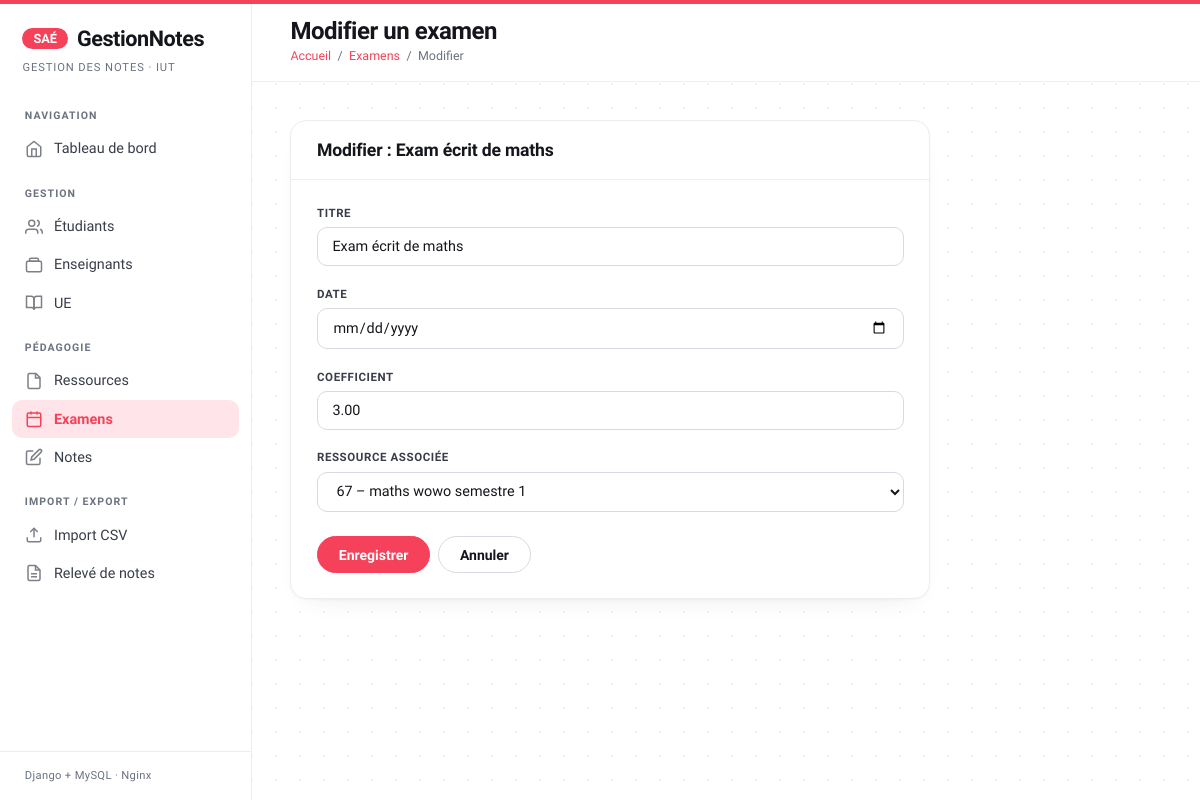
The app's page /examens/1/modifier/ with its own data.
### notes_app/models.py (models this page shows, shortened)
class Examen(models.Model):
    id_examen = models.AutoField(primary_key=True)
    titre = models.CharField(max_length=200, verbose_name="Titre")
    date = models.DateField(verbose_name="Date")
    coefficient = models.DecimalField(
        max_digits=4,
        decimal_places=2,
        default=1.0,
        verbose_name="Coefficient"
    )
    ressource = models.ForeignKey(
        Ressource,
        on_delete=models.CASCADE,
        related_name='examens',
        verbose_name="Ressource associée"
    )
    class Meta:
        db_table = 'examens'
        verbose_name = "Examen"
        verbose_name_plural = "Examens"
        ordering = ['-date']

### notes_app/views.py (the view)
def examen_modifier(request, pk):
    examen = get_object_or_404(Examen, pk=pk)
    if request.method == 'POST':
        form = ExamenForm(request.POST, instance=examen)
        if form.is_valid():
            form.save()
            messages.success(request, f'Examen {examen.titre} modifié.')
            return redirect('examen_liste')
        else:
            messages.error(request, 'Erreur dans le formulaire.')
    else:
        form = ExamenForm(instance=examen)
    return render(request, 'notes_app/examen_form.html', {
        'form': form,
        'examen': examen,
        'titre_page': f'Modifier {examen.titre}',
        'action': 'Modifier',
    })

### notes_app/forms.py
class ExamenForm(forms.ModelForm):
    class Meta:
        model = Examen
        fields = ['titre', 'date', 'coefficient', 'ressource']
        widgets = {
            'date': forms.DateInput(attrs={'type': 'date'}),
        }
    def __init__(self, *args, **kwargs):
        super().__init__(*args, **kwargs)
        for field in self.fields.values():
            widget = field.widget
            css = 'form-select' if hasattr(widget, 'choices') else 'form-control'
            widget.attrs['class'] = css

### notes_app/models.py (called while the page is built)
    def __str__(self):
        return f"{self.code_ressource} – {self.nom}"

### notes_app/templates/notes_app/examen_form.html (shortened to what this page needs)
{% extends 'notes_app/base.html' %}
{% block titre_page %}
  {% if form.instance.pk %}Modifier un examen{% else %}Ajouter un examen{% endif %}
{% endblock %}
{% block breadcrumb %}
  <span>/</span> <a href="{% url 'examen_liste' %}">Examens</a>
  <span>/</span> <span>{% if form.instance.pk %}Modifier{% else %}Ajouter{% endif %}</span>
{% endblock %}
{% block content %}
<div class="card" style="max-width:640px">
  <div class="card-header">
    <h2 class="card-title">
      {% if form.instance.pk %}Modifier : {{ form.instance.titre }}{% else %}Nouvel examen{% endif %}
    </h2>
  </div>
  <div class="card-body">
    <form method="post">
      {% for field in form %}
      <div class="form-group">
        <label for="{{ field.id_for_label }}">{{ field.label }}</label>
        {{ field }}
      </div>
      {% endfor %}
      <div style="display:flex;gap:.5rem;margin-top:1.5rem">
        <button type="submit" class="btn btn-primary">Enregistrer</button>
        <a href="{% url 'examen_liste' %}" class="btn btn-outline">Annuler</a>
      </div>
    </form>
  </div>
</div>
{% endblock %}

### notes_app/templates/notes_app/base.html (style rules this page uses)
*, *::before, *::after { box-sizing: border-box; margin: 0; padding: 0; }
:root { --bleu: #f5425a; --bleu-clair:#ff5e72; --bleu-pale: #ffe5e9; --vert: #15a05a; --vert-pale: #e6f6ee; --rouge: #e5484d; --rouge-pale:#fdeaea; --orange: #d9890b; --orange-pale:#fcf0d8; --gris-1: #f6f7f9; --gris-2: #ebedf1; --gris-3: #d6dae1; --gris-5: #6b7280; --gris-7: #383d47; --gris-9: #14161b; --sidebar-w: 252px; --radius: 10px; --radius-lg: 16px; --radius-pill: 999px; --font: 'Hanken Grotesk', system-ui, sans-serif; --font-display: 'Sora', system-ui, sans-serif; --font-mono: 'DM Mono', ui-monospace, monospace; }
body { font-family: var(--font); background-color: #ffffff; background-image: radial-gradient(rgba(17,19,24,.06) 1px, transparent 1px); background-size: 24px 24px; color: var(--gris-9); display: flex; min-height: 100vh; -webkit-font-smoothing: antialiased; }
body::before { content: ''; position: fixed; top: 0; left: 0; right: 0; height: 4px; background: var(--bleu); z-index: 200; }
.topbar-breadcrumb a { color: var(--bleu); text-decoration: none; }
.card { background: #ffffff; border: 1px solid var(--gris-2); border-radius: var(--radius-lg); overflow: hidden; box-shadow: 0 1px 3px rgba(17,19,24,.04), 0 12px 28px -18px rgba(17,19,24,.12); }
.card-header { padding: 1.2rem 1.6rem; border-bottom: 1px solid var(--gris-2); display: flex; align-items: center; justify-content: space-between; gap: 1rem; }
.card-title { font-family: var(--font-display); font-size: 1.1rem; font-weight: 700; letter-spacing: -.01em; color: var(--gris-9); }
.card-body { padding: 1.6rem; }
.btn { display: inline-flex; align-items: center; gap: .45rem; padding: .58rem 1.3rem; border-radius: var(--radius-pill); font-family: var(--font); font-size: .875rem; font-weight: 600; cursor: pointer; text-decoration: none; border: 1px solid transparent; transition: transform .12s, background .15s, border-color .15s, box-shadow .15s, color .15s; }
.btn-primary { background: var(--bleu); color: #fff; border-color: var(--bleu); }
.btn-outline { background: #fff; color: var(--gris-9); border-color: var(--gris-3); }
.form-group { margin-bottom: 1.3rem; }
label { display: block; font-size: .72rem; font-weight: 600; letter-spacing: .05em; text-transform: uppercase; color: var(--gris-7); margin-bottom: .45rem; }
.form-control, .form-select { width: 100%; padding: .62rem .9rem; border: 1px solid var(--gris-3); border-radius: var(--radius); font-family: var(--font); font-size: .9rem; color: var(--gris-9); background: #fff; transition: border-color .15s, box-shadow .15s; }
.content .card, .content .stat-card, .content .alert { animation: riseIn .5s cubic-bezier(.2,.7,.2,1) both; }

### records on screen
Examen: instance.titre "Exam écrit de maths", form "Exam écrit de maths" "3.00" "67 – maths wowo semestre 1"

### other values on screen
{{ field.label }} "TITRE" "DATE" "COEFFICIENT" "RESSOURCE ASSOCIÉE"
